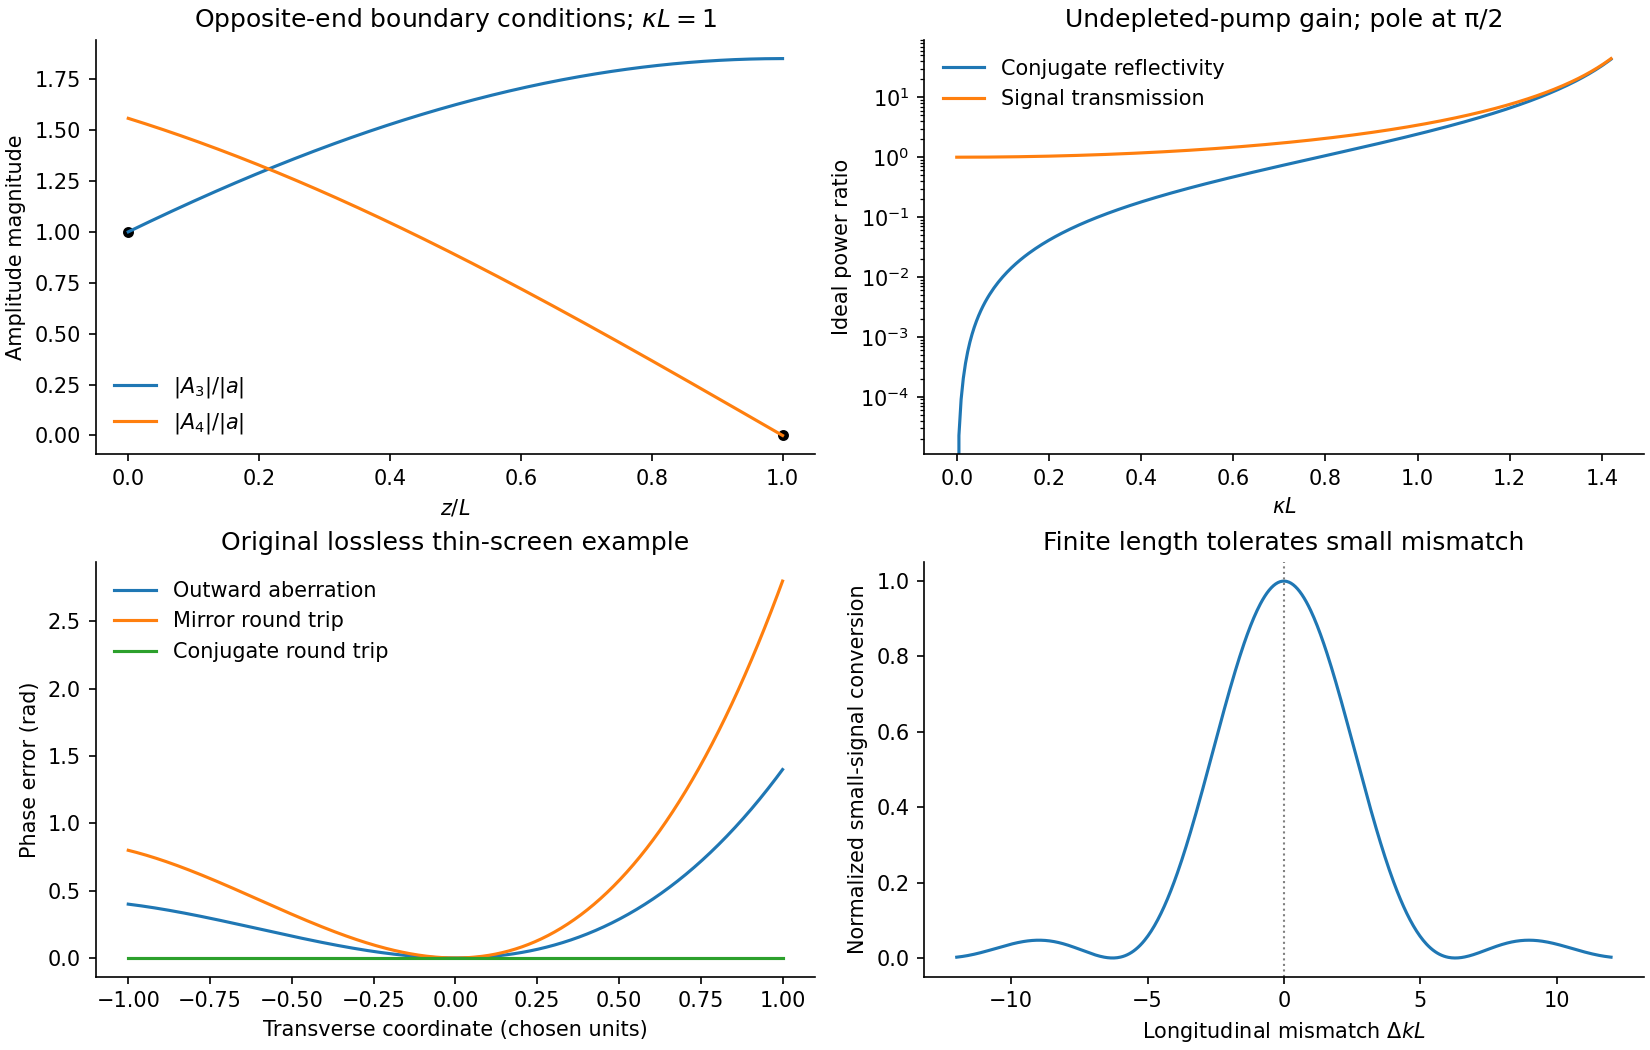

Reproduce this figure in Python.
"""Original explanatory figure; Python 3.14, numpy and matplotlib.
Writes a literal PNG basename to cwd. No source-image pixels or media paths.
"""
import numpy as np
import matplotlib
matplotlib.use('Agg')
import matplotlib.pyplot as plt
from matplotlib.patches import Circle, Rectangle, FancyArrowPatch
plt.rcParams.update({'font.size':10,'figure.facecolor':'white','savefig.facecolor':'white','axes.spines.top':False,'axes.spines.right':False})
fig,axs=plt.subplots(2,2,figsize=(11,7),layout='constrained');a,b,c,d=axs.flat
z=np.linspace(0,1,300);q=1.;a.plot(z,np.cos(q*(1-z))/np.cos(q),label=r'$|A_3|/|a|$');a.plot(z,np.sin(q*(1-z))/np.cos(q),label=r'$|A_4|/|a|$');a.scatter([0,1],[1,0],color='black',s=18);a.set(xlabel=r'$z/L$',ylabel='Amplitude magnitude',title=r'Opposite-end boundary conditions; $\kappa L=1$');a.legend(frameon=False)
u=np.linspace(0,1.42,300);b.plot(u,np.tan(u)**2,label='Conjugate reflectivity');b.plot(u,1/np.cos(u)**2,label='Signal transmission');b.set(yscale='log',xlabel=r'$\kappa L$',ylabel='Ideal power ratio',title='Undepleted-pump gain; pole at π/2');b.legend(frameon=False)
x=np.linspace(-1,1,400);phase=.9*x*x+.5*x**3;c.plot(x,phase,label='Outward aberration');c.plot(x,2*phase,label='Mirror round trip');c.plot(x,np.zeros_like(x),label='Conjugate round trip');c.set(xlabel='Transverse coordinate (chosen units)',ylabel='Phase error (rad)',title='Original lossless thin-screen example');c.legend(frameon=False)
m=np.linspace(-12,12,600);d.plot(m,np.sinc(m/(2*np.pi))**2);d.set(xlabel=r'Longitudinal mismatch $\Delta kL$',ylabel='Normalized small-signal conversion',title='Finite length tolerates small mismatch');d.axvline(0,color='gray',ls=':',lw=1)
fig.savefig('paper-1-four-wave-mixing.png',dpi=150);plt.close(fig)
